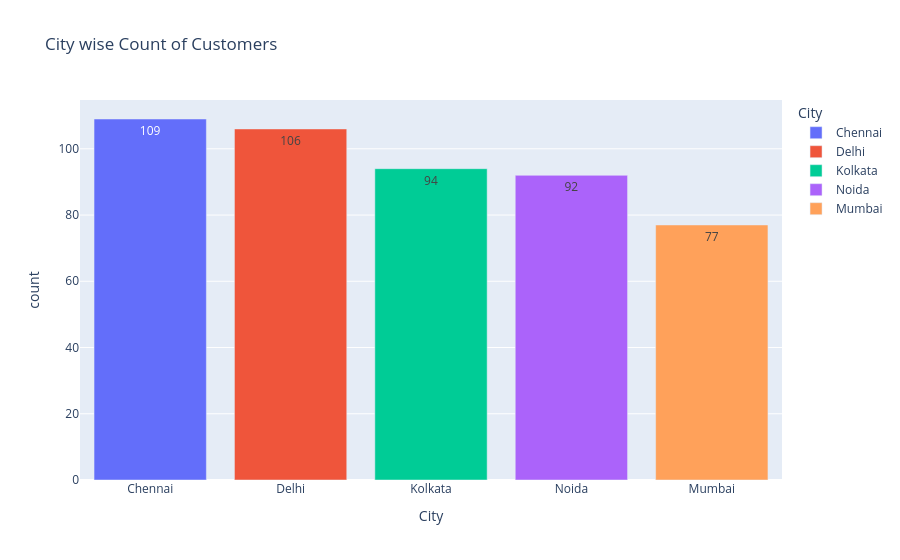

This figure's notebook cell:
### Code cell
fig = px.bar(data_frame = q2, x ='City',y = 'count',title = 'City wise Count of Customers',
            text = 'count',color = 'City')
fig.show()

### Figure 1 — Plotly figure (JSON) as saved in the notebook; plotly's stock layout.template omitted (floating-point values rounded to 4 significant figures)
{"data": [{"hovertemplate": "City=%{x}<br>count=%{text}<extra></extra>", "legendgroup": "Chennai", "marker": {"color": "#636efa", "pattern": {"shape": ""}}, "name": "Chennai", "orientation": "v", "showlegend": true, "text": [109.0], "textposition": "auto", "type": "bar", "x": ["Chennai"], "xaxis": "x", "y": [109], "yaxis": "y"}, {"hovertemplate": "City=%{x}<br>count=%{text}<extra></extra>", "legendgroup": "Delhi", "marker": {"color": "#EF553B", "pattern": {"shape": ""}}, "name": "Delhi", "orientation": "v", "showlegend": true, "text": [106.0], "textposition": "auto", "type": "bar", "x": ["Delhi"], "xaxis": "x", "y": [106], "yaxis": "y"}, {"hovertemplate": "City=%{x}<br>count=%{text}<extra></extra>", "legendgroup": "Kolkata", "marker": {"color": "#00cc96", "pattern": {"shape": ""}}, "name": "Kolkata", "orientation": "v", "showlegend": true, "text": [94.0], "textposition": "auto", "type": "bar", "x": ["Kolkata"], "xaxis": "x", "y": [94], "yaxis": "y"}, {"hovertemplate": "City=%{x}<br>count=%{text}<extra></extra>", "legendgroup": "Noida", "marker": {"color": "#ab63fa", "pattern": {"shape": ""}}, "name": "Noida", "orientation": "v", "showlegend": true, "text": [92.0], "textposition": "auto", "type": "bar", "x": ["Noida"], "xaxis": "x", "y": [92], "yaxis": "y"}, {"hovertemplate": "City=%{x}<br>count=%{text}<extra></extra>", "legendgroup": "Mumbai", "marker": {"color": "#FFA15A", "pattern": {"shape": ""}}, "name": "Mumbai", "orientation": "v", "showlegend": true, "text": [77.0], "textposition": "auto", "type": "bar", "x": ["Mumbai"], "xaxis": "x", "y": [77], "yaxis": "y"}], "layout": {"barmode": "relative", "legend": {"title": {"text": "City"}, "tracegroupgap": 0}, "title": {"text": "City wise Count of Customers"}, "xaxis": {"anchor": "y", "categoryarray": ["Chennai", "Delhi", "Kolkata", "Noida", "Mumbai"], "categoryorder": "array", "domain": [0, 1], "title": {"text": "City"}}, "yaxis": {"anchor": "x", "domain": [0, 1], "title": {"text": "count"}}}}
